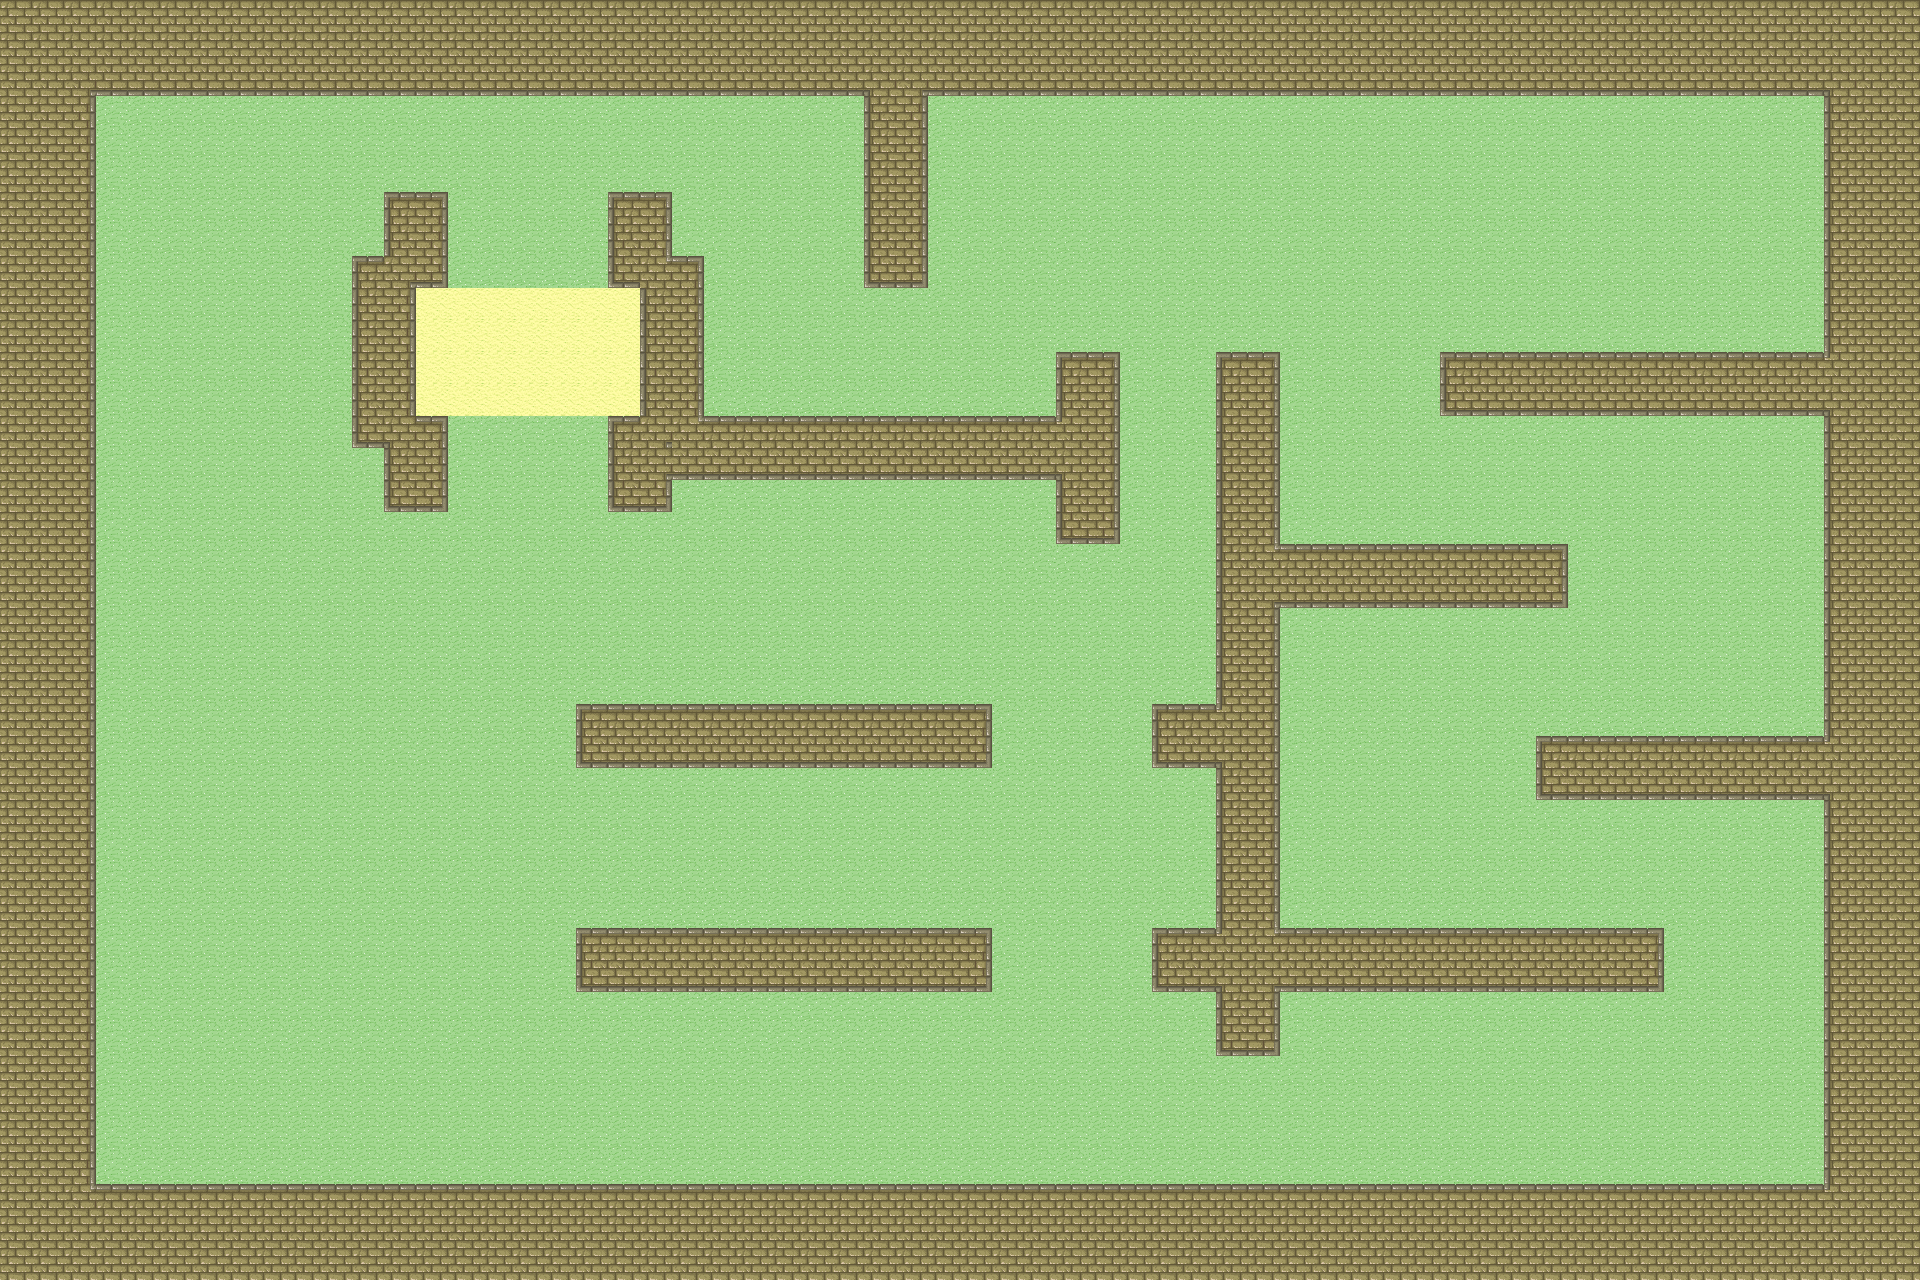

This is a level from a 2D game, rendered from its Tiled map with the project's own tilesets. A one-line summary and the map file follow, with tile-layer data summarised:
An orthogonal 60x40 tile map with 32x32 px tiles, 1 tile layer (TiledLayer).

<map version="1.0" orientation="orthogonal" width="60" height="40" tilewidth="32" tileheight="32">
 <tileset firstgid="1" name="BaseTileSet" tilewidth="32" tileheight="32" spacing="4" margin="2">
  <image source="tileset.png" width="256" height="128" />
  <tile id="0">
   <properties>
    <property name="collision" value="true" />
   </properties>
  </tile>
  <tile id="1">
   <properties>
    <property name="collision" value="true" />
   </properties>
  </tile>
  <tile id="2">
   <properties>
    <property name="collision" value="true" />
   </properties>
  </tile>
  <tile id="3">
   <properties>
    <property name="collision" value="true" />
   </properties>
  </tile>
  <tile id="4">
   <properties>
    <property name="collision" value="true" />
   </properties>
  </tile>
  <tile id="5">
   <properties>
    <property name="collision" value="true" />
   </properties>
  </tile>
  <tile id="6">
   <properties>
    <property name="collision" value="true" />
   </properties>
  </tile>
  <tile id="7">
   <properties>
    <property name="collision" value="true" />
   </properties>
  </tile>
  <tile id="8">
   <properties>
    <property name="collision" value="true" />
   </properties>
  </tile>
  <tile id="9">
   <properties>
    <property name="collision" value="true" />
   </properties>
  </tile>
  <tile id="10">
   <properties>
    <property name="collision" value="true" />
   </properties>
  </tile>
  <tile id="11">
   <properties>
    <property name="collision" value="true" />
   </properties>
  </tile>
  <tile id="12">
   <properties>
    <property name="collision" value="true" />
   </properties>
  </tile>
  <tile id="14">
   <properties>
    <property name="collision" value="true" />
   </properties>
  </tile>
  <tile id="15">
   <properties>
    <property name="collision" value="true" />
   </properties>
  </tile>
  <tile id="16">
   <properties>
    <property name="collision" value="true" />
   </properties>
  </tile>
 </tileset>
 <layer name="TiledLayer" width="60" height="40">
  <data>[2400 cells, 2400 non-empty, 15 distinct tile ids]</data>
 </layer>
</map>